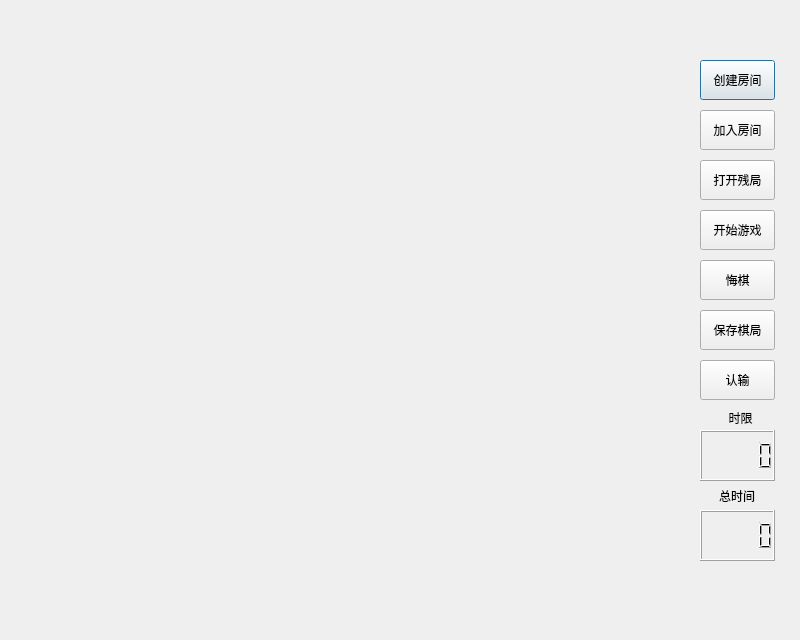
<?xml version="1.0" encoding="UTF-8"?>
<ui version="4.0">
 <class>Board</class>
 <widget class="QDialog" name="Board">
  <property name="geometry">
   <rect>
    <x>0</x>
    <y>0</y>
    <width>800</width>
    <height>640</height>
   </rect>
  </property>
  <property name="sizePolicy">
   <sizepolicy hsizetype="Preferred" vsizetype="Preferred">
    <horstretch>0</horstretch>
    <verstretch>0</verstretch>
   </sizepolicy>
  </property>
  <property name="windowTitle">
   <string>Board</string>
  </property>
  <widget class="QPushButton" name="CreateServer">
   <property name="geometry">
    <rect>
     <x>700</x>
     <y>60</y>
     <width>75</width>
     <height>40</height>
    </rect>
   </property>
   <property name="text">
    <string>创建房间</string>
   </property>
  </widget>
  <widget class="QPushButton" name="JoinRoom">
   <property name="geometry">
    <rect>
     <x>700</x>
     <y>110</y>
     <width>75</width>
     <height>40</height>
    </rect>
   </property>
   <property name="text">
    <string>加入房间</string>
   </property>
  </widget>
  <widget class="QPushButton" name="StartGame">
   <property name="geometry">
    <rect>
     <x>700</x>
     <y>210</y>
     <width>75</width>
     <height>40</height>
    </rect>
   </property>
   <property name="text">
    <string>开始游戏</string>
   </property>
  </widget>
  <widget class="QPushButton" name="Regret">
   <property name="geometry">
    <rect>
     <x>700</x>
     <y>260</y>
     <width>75</width>
     <height>40</height>
    </rect>
   </property>
   <property name="text">
    <string>悔棋</string>
   </property>
  </widget>
  <widget class="QPushButton" name="SaveBoard">
   <property name="geometry">
    <rect>
     <x>700</x>
     <y>310</y>
     <width>75</width>
     <height>40</height>
    </rect>
   </property>
   <property name="text">
    <string>保存棋局</string>
   </property>
  </widget>
  <widget class="QPushButton" name="AdmitLoser">
   <property name="geometry">
    <rect>
     <x>700</x>
     <y>360</y>
     <width>75</width>
     <height>40</height>
    </rect>
   </property>
   <property name="text">
    <string>认输</string>
   </property>
  </widget>
  <widget class="QLCDNumber" name="LeftTime">
   <property name="geometry">
    <rect>
     <x>700</x>
     <y>430</y>
     <width>75</width>
     <height>51</height>
    </rect>
   </property>
  </widget>
  <widget class="QLCDNumber" name="TotalTime">
   <property name="geometry">
    <rect>
     <x>700</x>
     <y>510</y>
     <width>75</width>
     <height>51</height>
    </rect>
   </property>
  </widget>
  <widget class="QLabel" name="label">
   <property name="geometry">
    <rect>
     <x>710</x>
     <y>410</y>
     <width>61</width>
     <height>16</height>
    </rect>
   </property>
   <property name="text">
    <string>时限</string>
   </property>
   <property name="alignment">
    <set>Qt::AlignCenter</set>
   </property>
  </widget>
  <widget class="QLabel" name="label_2">
   <property name="geometry">
    <rect>
     <x>710</x>
     <y>490</y>
     <width>54</width>
     <height>12</height>
    </rect>
   </property>
   <property name="text">
    <string>总时间</string>
   </property>
   <property name="alignment">
    <set>Qt::AlignCenter</set>
   </property>
  </widget>
  <widget class="QPushButton" name="OpenBoard">
   <property name="geometry">
    <rect>
     <x>700</x>
     <y>160</y>
     <width>75</width>
     <height>40</height>
    </rect>
   </property>
   <property name="text">
    <string>打开残局</string>
   </property>
  </widget>
 </widget>
 <layoutdefault spacing="6" margin="11"/>
 <resources/>
 <connections/>
</ui>
